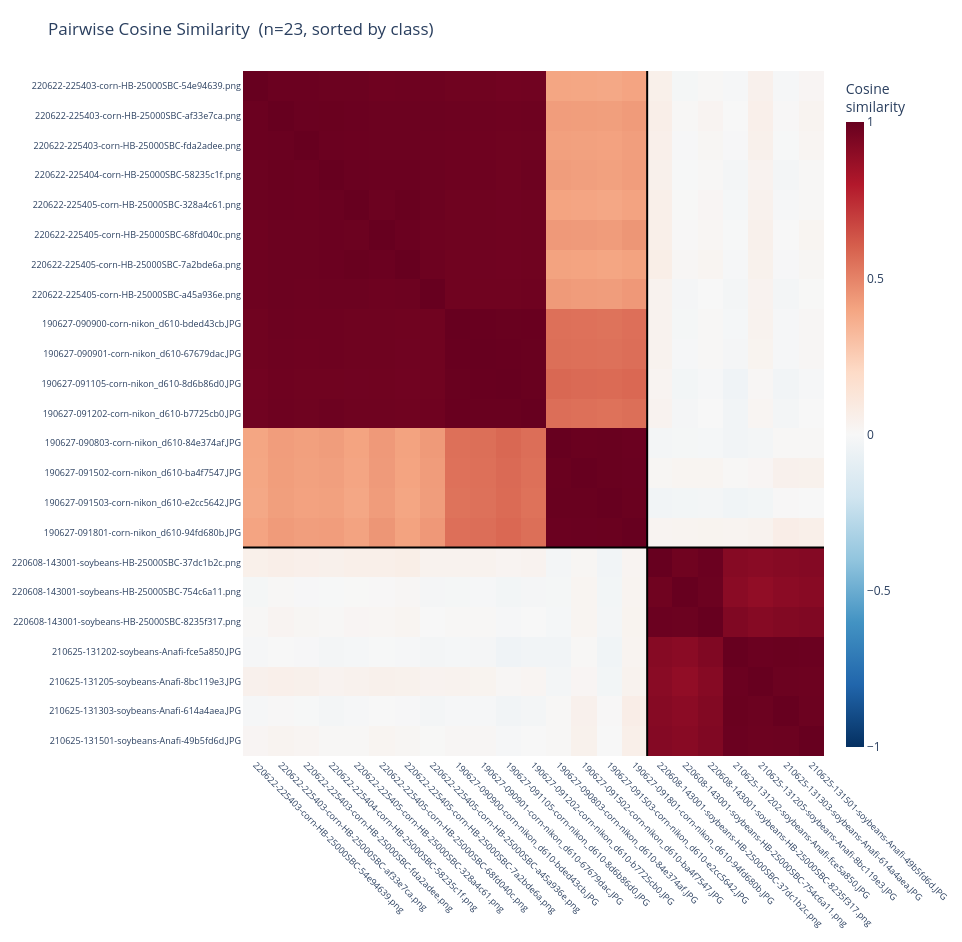

Notebook source saved alongside this figure:
### Markdown cell above
#### Pairwise Cosine Similarity

Full N×N cosine similarity matrix sorted by class. Within-class blocks sit on the diagonal — tighter, brighter blocks indicate a more discriminative embedding space.

### Code cell
plot_cosine_similarity(embeddings, result, output_path=None)

### Figure 1 — Plotly figure (JSON) as saved in the notebook; plotly's stock layout.template omitted (floating-point values rounded to 4 significant figures; data arrays with more than 128 entries replaced by an {"elided": "..."} marker saying what was removed)
{"data": [{"colorbar": {"thickness": 18, "title": {"text": "Cosine<br>similarity"}}, "colorscale": [[0, "rgb(5,48,97)"], [0.1, "rgb(33,102,172)"], [0.2, "rgb(67,147,195)"], [0.3, "rgb(146,197,222)"], [0.4, "rgb(209,229,240)"], [0.5, "rgb(247,247,247)"], [0.6, "rgb(253,219,199)"], [0.7, "rgb(244,165,130)"], [0.8, "rgb(214,96,77)"], [0.9, "rgb(178,24,43)"], [1, "rgb(103,0,31)"]], "hovertemplate": "Row: %{y}<br>Col: %{x}<br>Cosine similarity: %{z:.4f}<extra></extra>", "type": "heatmap", "x": ["220622-225403-corn-HB-25000SBC-54e94639.png", "220622-225403-corn-HB-25000SBC-af33e7ca.png", "220622-225403-corn-HB-25000SBC-fda2adee.png", "220622-225404-corn-HB-25000SBC-58235c1f.png", "220622-225405-corn-HB-25000SBC-328a4c61.png", "220622-225405-corn-HB-25000SBC-68fd040c.png", "220622-225405-corn-HB-25000SBC-7a2bde6a.png", "220622-225405-corn-HB-25000SBC-a45a936e.png", "190627-090900-corn-nikon_d610-bded43cb.JPG", "190627-090901-corn-nikon_d610-67679dac.JPG", "190627-091105-corn-nikon_d610-8d6b86d0.JPG", "190627-091202-corn-nikon_d610-b7725cb0.JPG", "190627-090803-corn-nikon_d610-84e374af.JPG", "190627-091502-corn-nikon_d610-ba4f7547.JPG", "190627-091503-corn-nikon_d610-e2cc5642.JPG", "190627-091801-corn-nikon_d610-94fd680b.JPG", "220608-143001-soybeans-HB-25000SBC-37dc1b2c.png", "220608-143001-soybeans-HB-25000SBC-754c6a11.png", "220608-143001-soybeans-HB-25000SBC-8235f317.png", "210625-131202-soybeans-Anafi-fce5a850.JPG", "210625-131205-soybeans-Anafi-8bc119e3.JPG", "210625-131303-soybeans-Anafi-614a4aea.JPG", "210625-131501-soybeans-Anafi-49b5fd6d.JPG"], "y": ["220622-225403-corn-HB-25000SBC-54e94639.png", "220622-225403-corn-HB-25000SBC-af33e7ca.png", "220622-225403-corn-HB-25000SBC-fda2adee.png", "220622-225404-corn-HB-25000SBC-58235c1f.png", "220622-225405-corn-HB-25000SBC-328a4c61.png", "220622-225405-corn-HB-25000SBC-68fd040c.png", "220622-225405-corn-HB-25000SBC-7a2bde6a.png", "220622-225405-corn-HB-25000SBC-a45a936e.png", "190627-090900-corn-nikon_d610-bded43cb.JPG", "190627-090901-corn-nikon_d610-67679dac.JPG", "190627-091105-corn-nikon_d610-8d6b86d0.JPG", "190627-091202-corn-nikon_d610-b7725cb0.JPG", "190627-090803-corn-nikon_d610-84e374af.JPG", "190627-091502-corn-nikon_d610-ba4f7547.JPG", "190627-091503-corn-nikon_d610-e2cc5642.JPG", "190627-091801-corn-nikon_d610-94fd680b.JPG", "220608-143001-soybeans-HB-25000SBC-37dc1b2c.png", "220608-143001-soybeans-HB-25000SBC-754c6a11.png", "220608-143001-soybeans-HB-25000SBC-8235f317.png", "210625-131202-soybeans-Anafi-fce5a850.JPG", "210625-131205-soybeans-Anafi-8bc119e3.JPG", "210625-131303-soybeans-Anafi-614a4aea.JPG", "210625-131501-soybeans-Anafi-49b5fd6d.JPG"], "z": {"elided": "23x23 float values"}, "zmax": 1, "zmin": -1}], "layout": {"height": 942, "margin": {"b": 140, "l": 140, "r": 60, "t": 70}, "paper_bgcolor": "white", "plot_bgcolor": "white", "shapes": [{"line": {"color": "black", "width": 2}, "type": "line", "x0": 15.5, "x1": 15.5, "y0": -0.5, "y1": 22.5}, {"line": {"color": "black", "width": 2}, "type": "line", "x0": -0.5, "x1": 22.5, "y0": 15.5, "y1": 15.5}], "title": {"font": {"size": 17}, "text": "Pairwise Cosine Similarity  (n=23, sorted by class)"}, "width": 962, "xaxis": {"tickangle": 45, "tickfont": {"size": 9}}, "yaxis": {"autorange": "reversed", "tickfont": {"size": 9}}}}
